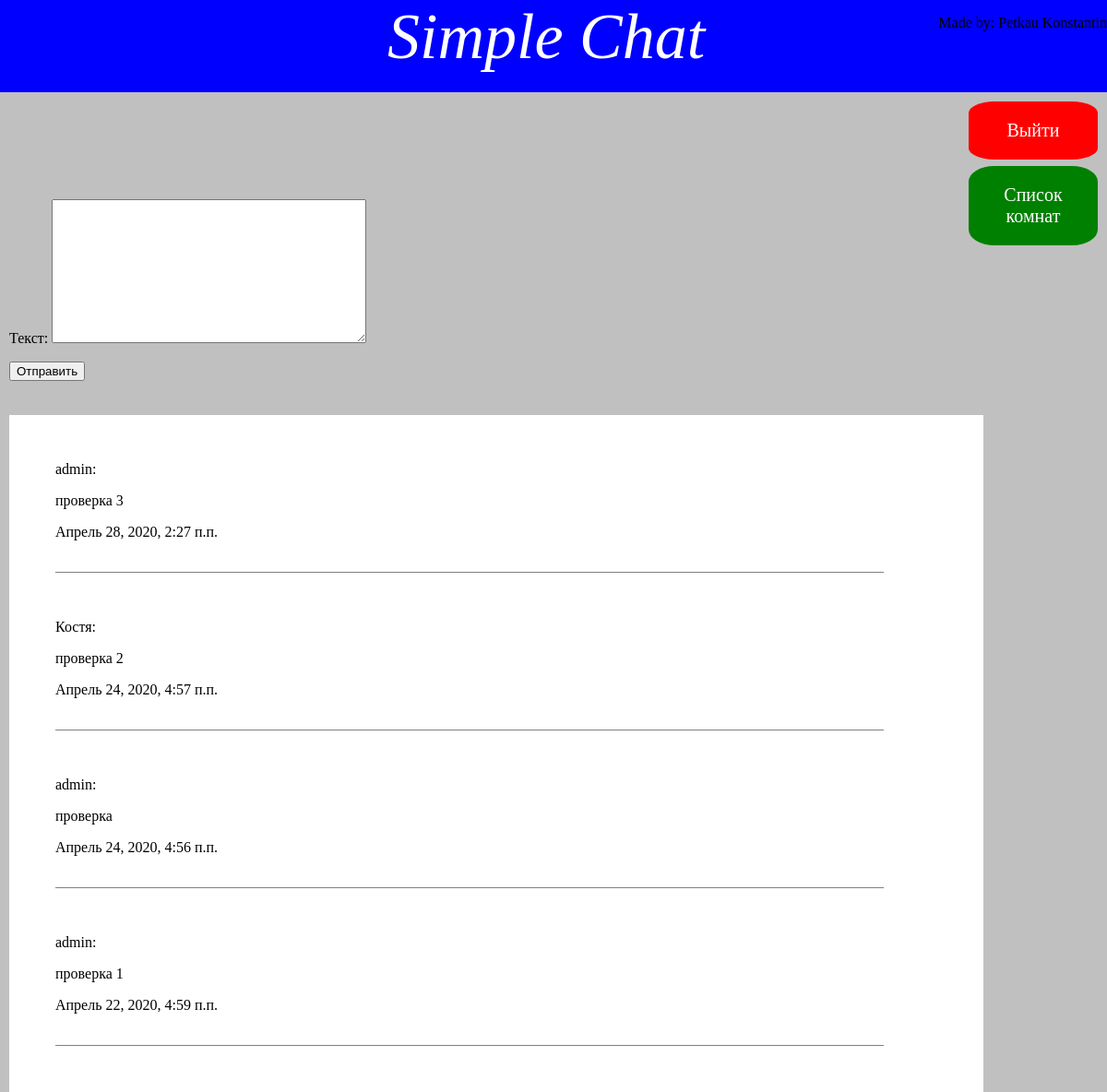
Page /chat/ (signed in) on the earlier database version.
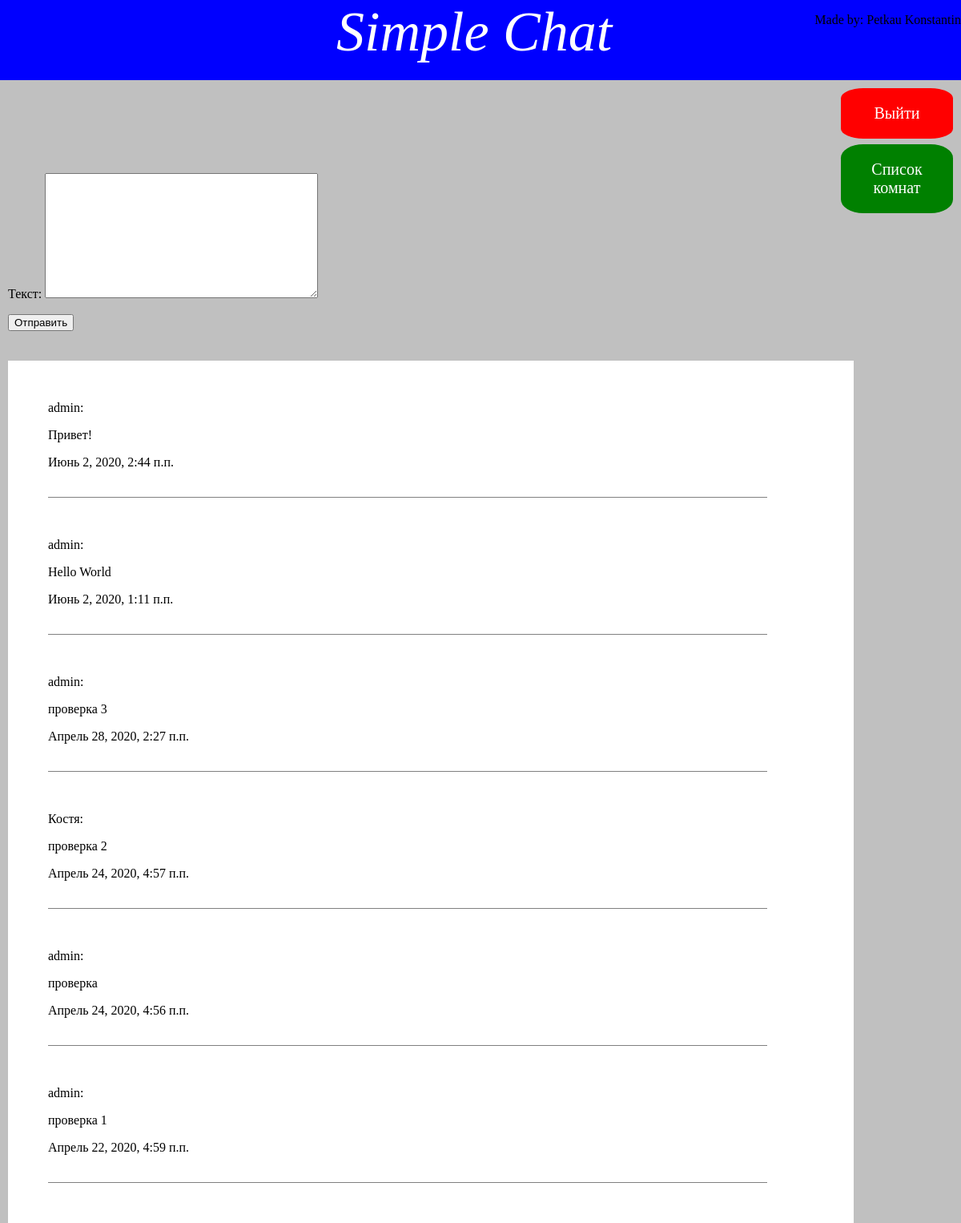
Same page on the later database version.
### chat/models.py (models this page shows, shortened)
class Letter(models.Model):
	text = models.TextField(max_length = 600, verbose_name = 'Текст')
	author = models.ForeignKey(User, on_delete = models.CASCADE, verbose_name = 'Автор')
	date = models.DateTimeField(auto_now_add = True, verbose_name = 'Дата написания сообщения')
	class Meta:
		verbose_name = 'Сообщение'
		verbose_name_plural = 'Сообщения'
		ordering = ['-date']

### chat/views.py (the view, shortened to what this page needs)
# urls.py: path('chat/', views.Chat.as_view(), name = 'chat'),
class Chat(LoginRequiredMixin, CreateView):
	template_name = 'chat.html'
	model = Letter
	form_class = LetterForm
	success_url = '/chat/'
	def get_context_data(self, *args, **kwargs):
		context = super().get_context_data(**kwargs)
		context['letter'] = Letter.objects.all()
		return context

### chat/forms.py
class LetterForm(ModelForm):
	class Meta:
		model = Letter
		fields = ['text']

### template/chat.html (shortened to what this page needs)
{%extends "main.html"%}
{%block content%}
<a class = 'logout_chat_button' href = '{%url "chat:logout"%}'>Выйти</a>
<a class = 'change_room_button' href = '{%url "chat:rooms_list"%}'>Список комнат</a>
<div class = 'new_letter'>
	<form method = 'POST'>
		{{form.as_p}}
		<input type = submit value = Отправить>
	</form>
</div>
<div class = 'div_chat'>
	{%for i in letter%}
	<div class = 'div_chat_letter'>
		<p>{{i.author}}:<p>
		<p>{{i.text}}</p>
		<p>{{i.date}}</p><br>
	</div>
	{%endfor%}
</div>
{%endblock content%}

Differences in the rows shown:
added Letter: author "admin", text "Привет!", date "Июнь 2, 2020, 2:44 п.п."
added Letter: author "admin", text "Hello World", date "Июнь 2, 2020, 1:11 п.п."
